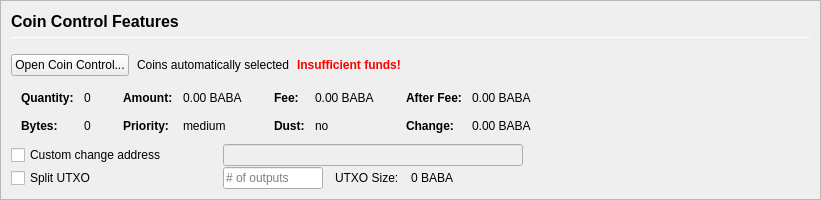
         <widget class="QFrame" name="frameCoinControl">
          <property name="sizePolicy">
           <sizepolicy hsizetype="Expanding" vsizetype="Expanding">
            <horstretch>0</horstretch>
            <verstretch>0</verstretch>
           </sizepolicy>
          </property>
          <property name="maximumSize">
           <size>
            <width>16777215</width>
            <height>16777215</height>
           </size>
          </property>
          <property name="frameShape">
           <enum>QFrame::StyledPanel</enum>
          </property>
          <property name="frameShadow">
           <enum>QFrame::Sunken</enum>
          </property>
          <layout class="QVBoxLayout" name="verticalLayoutCoinControl2">
           <property name="spacing">
            <number>0</number>
           </property>
           <property name="leftMargin">
            <number>0</number>
           </property>
           <property name="topMargin">
            <number>0</number>
           </property>
           <property name="rightMargin">
            <number>0</number>
           </property>
           <property name="bottomMargin">
            <number>0</number>
           </property>
           <item>
            <widget class="QFrame" name="frameCoinControl_BG">
             <layout class="QVBoxLayout" name="verticalLayoutCoinControl" stretch="0,0,0,0,0,0">
              <property name="spacing">
               <number>1</number>
              </property>
              <property name="leftMargin">
               <number>10</number>
              </property>
              <property name="topMargin">
               <number>10</number>
              </property>
              <item>
               <layout class="QHBoxLayout" name="horizontalLayoutCoinControl1">
                <property name="bottomMargin">
                 <number>15</number>
                </property>
                <item>
                 <layout class="QVBoxLayout" name="verticalLayout_3">
                  <property name="spacing">
                   <number>6</number>
                  </property>
                  <item>
                   <widget class="QLabel" name="labelCoinControlFeatures">
                    <property name="sizePolicy">
                     <sizepolicy hsizetype="Preferred" vsizetype="Maximum">
                      <horstretch>0</horstretch>
                      <verstretch>0</verstretch>
                     </sizepolicy>
                    </property>
                    <property name="minimumSize">
                     <size>
                      <width>0</width>
                      <height>20</height>
                     </size>
                    </property>
                    <property name="font">
                     <font>
                      <pointsize>12</pointsize>
                      <weight>75</weight>
                      <bold>true</bold>
                     </font>
                    </property>
                    <property name="styleSheet">
                     <string notr="true">font-weight:bold;</string>
                    </property>
                    <property name="text">
                     <string>Coin Control Features</string>
                    </property>
                   </widget>
                  </item>
                  <item>
                   <widget class="Line" name="line">
                    <property name="minimumSize">
                     <size>
                      <width>0</width>
                      <height>1</height>
                     </size>
                    </property>
                    <property name="maximumSize">
                     <size>
                      <width>16777215</width>
                      <height>1</height>
                     </size>
                    </property>
                    <property name="orientation">
                     <enum>Qt::Horizontal</enum>
                    </property>
                   </widget>
                  </item>
                 </layout>
                </item>
               </layout>
              </item>
              <item>
               <layout class="QHBoxLayout" name="horizontalLayoutCoinControl2" stretch="0,0,0,0">
                <property name="spacing">
                 <number>8</number>
                </property>
                <property name="bottomMargin">
                 <number>10</number>
                </property>
                <item>
                 <widget class="QPushButton" name="pushButtonCoinControl">
                  <property name="styleSheet">
                   <string notr="true"/>
                  </property>
                  <property name="text">
                   <string>Open Coin Control...</string>
                  </property>
                  <property name="autoDefault">
                   <bool>false</bool>
                  </property>
                 </widget>
                </item>
                <item>
                 <widget class="QLabel" name="labelCoinControlAutomaticallySelected">
                  <property name="text">
                   <string>Coins automatically selected</string>
                  </property>
                  <property name="margin">
                   <number>5</number>
                  </property>
                 </widget>
                </item>
                <item>
                 <widget class="QLabel" name="labelCoinControlInsuffFunds">
                  <property name="font">
                   <font>
                    <weight>75</weight>
                    <bold>true</bold>
                   </font>
                  </property>
                  <property name="styleSheet">
                   <string notr="true">color:red;font-weight:bold;</string>
                  </property>
                  <property name="text">
                   <string>Insufficient funds!</string>
                  </property>
                  <property name="margin">
                   <number>5</number>
                  </property>
                 </widget>
                </item>
                <item>
                 <spacer name="horizontalSpacerCoinControl">
                  <property name="orientation">
                   <enum>Qt::Horizontal</enum>
                  </property>
                  <property name="sizeHint" stdset="0">
                   <size>
                    <width>40</width>
                    <height>1</height>
                   </size>
                  </property>
                 </spacer>
                </item>
               </layout>
              </item>
              <item>
               <widget class="QWidget" name="widgetCoinControl" native="true">
                <property name="sizePolicy">
                 <sizepolicy hsizetype="Preferred" vsizetype="Preferred">
                  <horstretch>0</horstretch>
                  <verstretch>0</verstretch>
                 </sizepolicy>
                </property>
                <property name="minimumSize">
                 <size>
                  <width>0</width>
                  <height>0</height>
                 </size>
                </property>
                <property name="styleSheet">
                 <string notr="true"/>
                </property>
                <layout class="QHBoxLayout" name="horizontalLayoutCoinControl5">
                 <property name="leftMargin">
                  <number>0</number>
                 </property>
                 <property name="topMargin">
                  <number>0</number>
                 </property>
                 <property name="rightMargin">
                  <number>0</number>
                 </property>
                 <property name="bottomMargin">
                  <number>0</number>
                 </property>
                 <item>
                  <layout class="QHBoxLayout" name="horizontalLayoutCoinControl3" stretch="0,0,0,1">
                   <property name="spacing">
                    <number>20</number>
                   </property>
                   <property name="topMargin">
                    <number>0</number>
                   </property>
                   <property name="bottomMargin">
                    <number>10</number>
                   </property>
                   <item>
                    <layout class="QFormLayout" name="formLayoutCoinControl1">
                     <property name="horizontalSpacing">
                      <number>10</number>
                     </property>
                     <property name="verticalSpacing">
                      <number>14</number>
                     </property>
                     <property name="leftMargin">
                      <number>10</number>
                     </property>
                     <property name="topMargin">
                      <number>4</number>
                     </property>
                     <property name="rightMargin">
                      <number>6</number>
                     </property>
                     <item row="0" column="0">
                      <widget class="QLabel" name="labelCoinControlQuantityText">
                       <property name="font">
                        <font>
                         <weight>75</weight>
                         <bold>true</bold>
                        </font>
                       </property>
                       <property name="text">
                        <string>Quantity:</string>
                       </property>
                       <property name="margin">
                        <number>0</number>
                       </property>
                      </widget>
                     </item>
                     <item row="0" column="1">
                      <widget class="QLabel" name="labelCoinControlQuantity">
                       <property name="cursor">
                        <cursorShape>IBeamCursor</cursorShape>
                       </property>
                       <property name="contextMenuPolicy">
                        <enum>Qt::ActionsContextMenu</enum>
                       </property>
                       <property name="text">
                        <string notr="true">0</string>
                       </property>
                       <property name="margin">
                        <number>0</number>
                       </property>
                       <property name="textInteractionFlags">
                        <set>Qt::LinksAccessibleByMouse|Qt::TextSelectableByKeyboard|Qt::TextSelectableByMouse</set>
                       </property>
                      </widget>
                     </item>
                     <item row="1" column="0">
                      <widget class="QLabel" name="labelCoinControlBytesText">
                       <property name="font">
                        <font>
                         <weight>75</weight>
                         <bold>true</bold>
                        </font>
                       </property>
                       <property name="text">
                        <string>Bytes:</string>
                       </property>
                      </widget>
                     </item>
                     <item row="1" column="1">
                      <widget class="QLabel" name="labelCoinControlBytes">
                       <property name="cursor">
                        <cursorShape>IBeamCursor</cursorShape>
                       </property>
                       <property name="contextMenuPolicy">
                        <enum>Qt::ActionsContextMenu</enum>
                       </property>
                       <property name="text">
                        <string notr="true">0</string>
                       </property>
                       <property name="textInteractionFlags">
                        <set>Qt::LinksAccessibleByMouse|Qt::TextSelectableByKeyboard|Qt::TextSelectableByMouse</set>
                       </property>
                      </widget>
                     </item>
                    </layout>
                   </item>
                   <item>
                    <layout class="QFormLayout" name="formLayoutCoinControl2">
                     <property name="horizontalSpacing">
                      <number>10</number>
                     </property>
                     <property name="verticalSpacing">
                      <number>14</number>
                     </property>
                     <property name="leftMargin">
                      <number>6</number>
                     </property>
                     <property name="topMargin">
                      <number>4</number>
                     </property>
                     <property name="rightMargin">
                      <number>6</number>
                     </property>
                     <item row="0" column="0">
                      <widget class="QLabel" name="labelCoinControlAmountText">
                       <property name="font">
                        <font>
                         <weight>75</weight>
                         <bold>true</bold>
                        </font>
                       </property>
                       <property name="text">
                        <string>Amount:</string>
                       </property>
                       <property name="margin">
                        <number>0</number>
                       </property>
                      </widget>
                     </item>
                     <item row="0" column="1">
                      <widget class="QLabel" name="labelCoinControlAmount">
                       <property name="cursor">
                        <cursorShape>IBeamCursor</cursorShape>
                       </property>
                       <property name="contextMenuPolicy">
                        <enum>Qt::ActionsContextMenu</enum>
                       </property>
                       <property name="text">
                        <string notr="true">0.00 BABA</string>
                       </property>
                       <property name="textInteractionFlags">
                        <set>Qt::LinksAccessibleByMouse|Qt::TextSelectableByKeyboard|Qt::TextSelectableByMouse</set>
                       </property>
                      </widget>
                     </item>
                     <item row="1" column="0">
                      <widget class="QLabel" name="labelCoinControlPriorityText">
                       <property name="font">
                        <font>
                         <weight>75</weight>
                         <bold>true</bold>
                        </font>
                       </property>
                       <property name="text">
                        <string>Priority:</string>
                       </property>
                      </widget>
                     </item>
                     <item row="1" column="1">
                      <widget class="QLabel" name="labelCoinControlPriority">
                       <property name="cursor">
                        <cursorShape>IBeamCursor</cursorShape>
                       </property>
                       <property name="contextMenuPolicy">
                        <enum>Qt::ActionsContextMenu</enum>
                       </property>
                       <property name="text">
                        <string>medium</string>
                       </property>
                       <property name="textInteractionFlags">
                        <set>Qt::LinksAccessibleByMouse|Qt::TextSelectableByKeyboard|Qt::TextSelectableByMouse</set>
                       </property>
                      </widget>
                     </item>
                    </layout>
                   </item>
                   <item>
                    <layout class="QFormLayout" name="formLayoutCoinControl3">
                     <property name="horizontalSpacing">
                      <number>10</number>
                     </property>
                     <property name="verticalSpacing">
                      <number>14</number>
                     </property>
                     <property name="leftMargin">
                      <number>6</number>
                     </property>
                     <property name="topMargin">
                      <number>4</number>
                     </property>
                     <property name="rightMargin">
                      <number>6</number>
                     </property>
                     <item row="0" column="0">
                      <widget class="QLabel" name="labelCoinControlFeeText">
                       <property name="font">
                        <font>
                         <weight>75</weight>
                         <bold>true</bold>
                        </font>
                       </property>
                       <property name="text">
                        <string>Fee:</string>
                       </property>
                       <property name="margin">
                        <number>0</number>
                       </property>
                      </widget>
                     </item>
                     <item row="0" column="1">
                      <widget class="QLabel" name="labelCoinControlFee">
                       <property name="cursor">
                        <cursorShape>IBeamCursor</cursorShape>
                       </property>
                       <property name="contextMenuPolicy">
                        <enum>Qt::ActionsContextMenu</enum>
                       </property>
                       <property name="text">
                        <string notr="true">0.00 BABA</string>
                       </property>
                       <property name="textInteractionFlags">
                        <set>Qt::LinksAccessibleByMouse|Qt::TextSelectableByKeyboard|Qt::TextSelectableByMouse</set>
                       </property>
                      </widget>
                     </item>
                     <item row="1" column="0">
                      <widget class="QLabel" name="labelCoinControlLowOutputText">
                       <property name="font">
                        <font>
                         <weight>75</weight>
                         <bold>true</bold>
                        </font>
                       </property>
                       <property name="text">
                        <string>Dust:</string>
                       </property>
                      </widget>
                     </item>
                     <item row="1" column="1">
                      <widget class="QLabel" name="labelCoinControlLowOutput">
                       <property name="cursor">
                        <cursorShape>IBeamCursor</cursorShape>
                       </property>
                       <property name="contextMenuPolicy">
                        <enum>Qt::ActionsContextMenu</enum>
                       </property>
                       <property name="text">
                        <string>no</string>
                       </property>
                       <property name="textInteractionFlags">
                        <set>Qt::LinksAccessibleByMouse|Qt::TextSelectableByKeyboard|Qt::TextSelectableByMouse</set>
                       </property>
                      </widget>
                     </item>
                    </layout>
                   </item>
                   <item>
                    <layout class="QFormLayout" name="formLayoutCoinControl4">
                     <property name="horizontalSpacing">
                      <number>10</number>
                     </property>
                     <property name="verticalSpacing">
                      <number>14</number>
                     </property>
                     <property name="leftMargin">
                      <number>6</number>
                     </property>
                     <property name="topMargin">
                      <number>4</number>
                     </property>
                     <property name="rightMargin">
                      <number>6</number>
                     </property>
                     <item row="0" column="0">
                      <widget class="QLabel" name="labelCoinControlAfterFeeText">
                       <property name="font">
                        <font>
                         <weight>75</weight>
                         <bold>true</bold>
                        </font>
                       </property>
                       <property name="text">
                        <string>After Fee:</string>
                       </property>
                       <property name="margin">
                        <number>0</number>
                       </property>
                      </widget>
                     </item>
                     <item row="0" column="1">
                      <widget class="QLabel" name="labelCoinControlAfterFee">
                       <property name="cursor">
                        <cursorShape>IBeamCursor</cursorShape>
                       </property>
                       <property name="contextMenuPolicy">
                        <enum>Qt::ActionsContextMenu</enum>
                       </property>
                       <property name="text">
                        <string notr="true">0.00 BABA</string>
                       </property>
                       <property name="textInteractionFlags">
                        <set>Qt::LinksAccessibleByMouse|Qt::TextSelectableByKeyboard|Qt::TextSelectableByMouse</set>
                       </property>
                      </widget>
                     </item>
                     <item row="1" column="0">
                      <widget class="QLabel" name="labelCoinControlChangeText">
                       <property name="font">
                        <font>
                         <weight>75</weight>
                         <bold>true</bold>
                        </font>
                       </property>
                       <property name="text">
                        <string>Change:</string>
                       </property>
                      </widget>
                     </item>
                     <item row="1" column="1">
                      <widget class="QLabel" name="labelCoinControlChange">
                       <property name="cursor">
                        <cursorShape>IBeamCursor</cursorShape>
                       </property>
                       <property name="contextMenuPolicy">
                        <enum>Qt::ActionsContextMenu</enum>
                       </property>
                       <property name="text">
                        <string notr="true">0.00 BABA</string>
                       </property>
                       <property name="textInteractionFlags">
                        <set>Qt::LinksAccessibleByMouse|Qt::TextSelectableByKeyboard|Qt::TextSelectableByMouse</set>
                       </property>
                      </widget>
                     </item>
                    </layout>
                   </item>
                  </layout>
                 </item>
                </layout>
               </widget>
              </item>
              <item>
               <layout class="QHBoxLayout" name="horizontalLayoutCoinControl4">
                <property name="spacing">
                 <number>12</number>
                </property>
                <property name="sizeConstraint">
                 <enum>QLayout::SetDefaultConstraint</enum>
                </property>
                <property name="topMargin">
                 <number>0</number>
                </property>
                <property name="rightMargin">
                 <number>0</number>
                </property>
                <item>
                 <widget class="QCheckBox" name="checkBoxCoinControlChange">
                  <property name="sizePolicy">
                   <sizepolicy hsizetype="Preferred" vsizetype="Preferred">
                    <horstretch>0</horstretch>
                    <verstretch>0</verstretch>
                   </sizepolicy>
                  </property>
                  <property name="minimumSize">
                   <size>
                    <width>200</width>
                    <height>0</height>
                   </size>
                  </property>
                  <property name="maximumSize">
                   <size>
                    <width>200</width>
                    <height>16777215</height>
                   </size>
                  </property>
                  <property name="toolTip">
                   <string>If this is activated, but the change address is empty or invalid, change will be sent to a newly generated address.</string>
                  </property>
                  <property name="text">
                   <string>Custom change address</string>
                  </property>
                 </widget>
                </item>
                <item>
                 <widget class="QValidatedLineEdit" name="lineEditCoinControlChange">
                  <property name="enabled">
                   <bool>false</bool>
                  </property>
                  <property name="sizePolicy">
                   <sizepolicy hsizetype="Preferred" vsizetype="Preferred">
                    <horstretch>0</horstretch>
                    <verstretch>0</verstretch>
                   </sizepolicy>
                  </property>
                  <property name="minimumSize">
                   <size>
                    <width>300</width>
                    <height>0</height>
                   </size>
                  </property>
                 </widget>
                </item>
                <item>
                 <widget class="QLabel" name="labelCoinControlChangeLabel">
                  <property name="sizePolicy">
                   <sizepolicy hsizetype="Preferred" vsizetype="Preferred">
                    <horstretch>0</horstretch>
                    <verstretch>0</verstretch>
                   </sizepolicy>
                  </property>
                  <property name="minimumSize">
                   <size>
                    <width>100</width>
                    <height>0</height>
                   </size>
                  </property>
                  <property name="text">
                   <string/>
                  </property>
                  <property name="margin">
                   <number>3</number>
                  </property>
                 </widget>
                </item>
               </layout>
              </item>
              <item>
               <layout class="QHBoxLayout" name="horizontalLayoutCoinControl6">
                <property name="spacing">
                 <number>12</number>
                </property>
                <property name="rightMargin">
                 <number>0</number>
                </property>
                <item>
                 <widget class="QCheckBox" name="splitBlockCheckBox">
                  <property name="sizePolicy">
                   <sizepolicy hsizetype="Preferred" vsizetype="Preferred">
                    <horstretch>0</horstretch>
                    <verstretch>0</verstretch>
                   </sizepolicy>
                  </property>
                  <property name="minimumSize">
                   <size>
                    <width>200</width>
                    <height>0</height>
                   </size>
                  </property>
                  <property name="maximumSize">
                   <size>
                    <width>200</width>
                    <height>16777215</height>
                   </size>
                  </property>
                  <property name="text">
                   <string>Split UTXO</string>
                  </property>
                 </widget>
                </item>
                <item>
                 <widget class="QLineEdit" name="splitBlockLineEdit">
                  <property name="sizePolicy">
                   <sizepolicy hsizetype="Preferred" vsizetype="Preferred">
                    <horstretch>50</horstretch>
                    <verstretch>0</verstretch>
                   </sizepolicy>
                  </property>
                  <property name="minimumSize">
                   <size>
                    <width>100</width>
                    <height>0</height>
                   </size>
                  </property>
                  <property name="maximumSize">
                   <size>
                    <width>100</width>
                    <height>16777215</height>
                   </size>
                  </property>
                  <property name="placeholderText">
                   <string># of outputs</string>
                  </property>
                 </widget>
                </item>
                <item>
                 <widget class="QLabel" name="labelBlockSizeText">
                  <property name="text">
                   <string>UTXO Size:</string>
                  </property>
                 </widget>
                </item>
                <item>
                 <widget class="QLabel" name="labelBlockSize">
                  <property name="text">
                   <string>0 BABA</string>
                  </property>
                 </widget>
                </item>
                <item>
                 <spacer name="horizontalSpacer_7">
                  <property name="orientation">
                   <enum>Qt::Horizontal</enum>
                  </property>
                  <property name="sizeHint" stdset="0">
                   <size>
                    <width>40</width>
                    <height>20</height>
                   </size>
                  </property>
                 </spacer>
                </item>
               </layout>
              </item>
              <item>
               <spacer name="verticalSpacerCoinControl">
                <property name="orientation">
                 <enum>Qt::Vertical</enum>
                </property>
                <property name="sizeHint" stdset="0">
                 <size>
                  <width>800</width>
                  <height>1</height>
                 </size>
                </property>
               </spacer>
              </item>
             </layout>
            </widget>
           </item>
          </layout>
         </widget>
